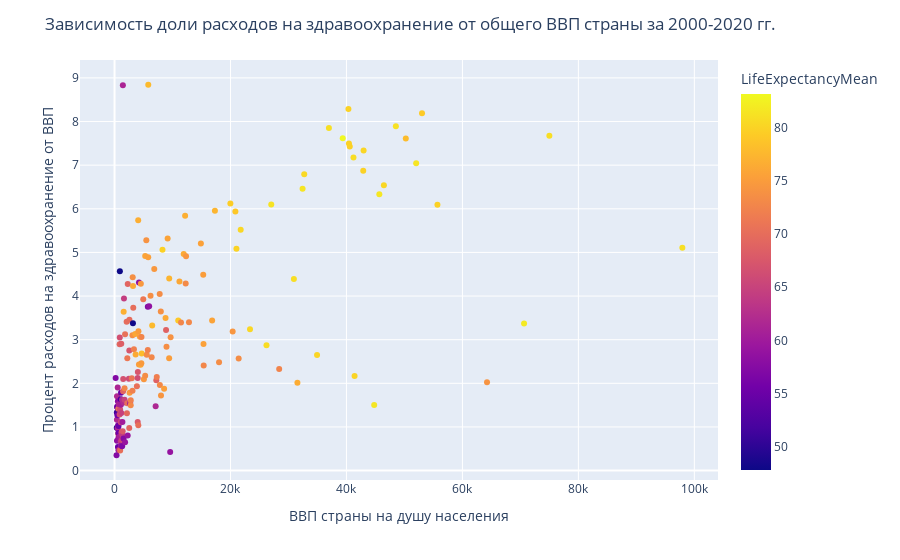

Notebook cell for this chart:
### Code cell
# Отобразим полученные данные на графике
fig = px.scatter(
    gdp_mean_data,
    x='GdpPerCapitaMean', 
    y='HealthCareCostsGdpMean',
    hover_name='Location',
    color='LifeExpectancyMean',
)

fig.update_layout(
    title='Зависимость доли расходов на здравоохранение от общего ВВП страны за 2000-2020 гг.',
    xaxis_title='ВВП страны на душу населения',
    yaxis_title='Процент расходов на здравоохранение от ВВП',
)

fig.show()

### Figure 1 — Plotly figure (JSON) as saved in the notebook; plotly's stock layout.template omitted (floating-point values rounded to 4 significant figures; data arrays with more than 128 entries replaced by an {"elided": "..."} marker saying what was removed)
{"data": [{"hovertemplate": "<b>%{hovertext}</b><br><br>GdpPerCapitaMean=%{x}<br>HealthCareCostsGdpMean=%{y}<br>LifeExpectancyMean=%{marker.color}<extra></extra>", "hovertext": {"elided": "181 str values"}, "legendgroup": "", "marker": {"color": {"elided": "181 float values"}, "coloraxis": "coloraxis", "symbol": "circle"}, "mode": "markers", "name": "", "orientation": "v", "showlegend": false, "type": "scatter", "x": {"elided": "181 float values"}, "xaxis": "x", "y": {"elided": "181 float values"}, "yaxis": "y"}], "layout": {"coloraxis": {"colorbar": {"title": {"text": "LifeExpectancyMean"}}, "colorscale": [[0, "#0d0887"], [0.1111, "#46039f"], [0.2222, "#7201a8"], [0.3333, "#9c179e"], [0.4444, "#bd3786"], [0.5556, "#d8576b"], [0.6667, "#ed7953"], [0.7778, "#fb9f3a"], [0.8889, "#fdca26"], [1, "#f0f921"]]}, "legend": {"tracegroupgap": 0}, "margin": {"t": 60}, "title": {"text": "Зависимость доли расходов на здравоохранение от общего ВВП страны за 2000-2020 гг."}, "xaxis": {"anchor": "y", "domain": [0, 1], "title": {"text": "ВВП страны на душу населения"}}, "yaxis": {"anchor": "x", "domain": [0, 1], "title": {"text": "Процент расходов на здравоохранение от ВВП"}}}}
